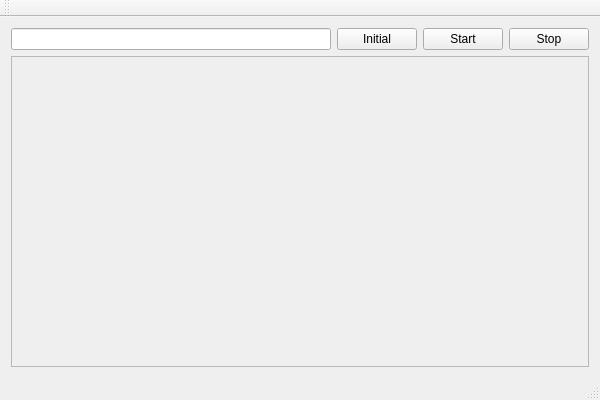
<?xml version="1.0" encoding="UTF-8"?>
<ui version="4.0">
 <class>POSS_Goblin_SimulatorClass</class>
 <widget class="QMainWindow" name="POSS_Goblin_SimulatorClass">
  <property name="geometry">
   <rect>
    <x>0</x>
    <y>0</y>
    <width>600</width>
    <height>400</height>
   </rect>
  </property>
  <property name="windowTitle">
   <string>POSS_Goblin_Simulator</string>
  </property>
  <widget class="QWidget" name="centralWidget">
   <layout class="QVBoxLayout" name="verticalLayout_2">
    <item>
     <layout class="QHBoxLayout" name="hlayout">
      <item>
       <widget class="QLineEdit" name="starttime"/>
      </item>
      <item>
       <widget class="QPushButton" name="initial">
        <property name="text">
         <string>Initial</string>
        </property>
       </widget>
      </item>
      <item>
       <widget class="QPushButton" name="start">
        <property name="text">
         <string>Start</string>
        </property>
       </widget>
      </item>
      <item>
       <widget class="QPushButton" name="stop">
        <property name="text">
         <string>Stop</string>
        </property>
       </widget>
      </item>
     </layout>
    </item>
    <item>
     <widget class="QFrame" name="frame">
      <property name="sizePolicy">
       <sizepolicy hsizetype="Preferred" vsizetype="Preferred">
        <horstretch>0</horstretch>
        <verstretch>1</verstretch>
       </sizepolicy>
      </property>
      <property name="frameShape">
       <enum>QFrame::StyledPanel</enum>
      </property>
      <property name="frameShadow">
       <enum>QFrame::Raised</enum>
      </property>
      <layout class="QVBoxLayout" name="verticalLayout_3">
       <item>
        <layout class="QVBoxLayout" name="vlayout"/>
       </item>
      </layout>
     </widget>
    </item>
   </layout>
  </widget>
  <widget class="QMenuBar" name="menuBar">
   <property name="geometry">
    <rect>
     <x>0</x>
     <y>0</y>
     <width>600</width>
     <height>23</height>
    </rect>
   </property>
  </widget>
  <widget class="QToolBar" name="mainToolBar">
   <attribute name="toolBarArea">
    <enum>TopToolBarArea</enum>
   </attribute>
   <attribute name="toolBarBreak">
    <bool>false</bool>
   </attribute>
  </widget>
  <widget class="QStatusBar" name="statusBar"/>
 </widget>
 <layoutdefault spacing="6" margin="11"/>
 <resources>
  <include location="poss_goblin_simulator.qrc"/>
 </resources>
 <connections/>
</ui>
